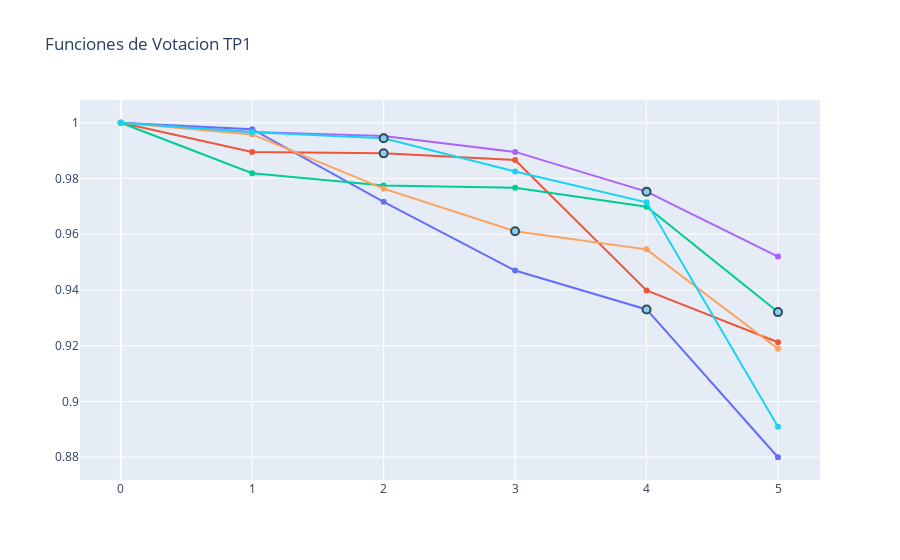

Here is the notebook cell this chart was saved with:
### Markdown cell above
Finalmente, graficamos las funciones de votacion para cada una de estas bases de datos marcando el ranking obtenido por el organismos que sabemos es TP

### Code cell
# Graficas TP1
index_TP1=[i for i in range(len(list_of_TP)) if len(list_of_TP[i]) == 1]
list_TP1 = [list_of_TP[i] for i in index_TP1]
list_voting_1=[lists_voting[i] for i in index_TP1]
graph_voting_functions(list_voting_1,list_TP1)

### Figure 1 — Plotly figure (JSON) as saved in the notebook; plotly's stock layout.template omitted (floating-point values rounded to 4 significant figures)
{"data": [{"name": "('insidiosus_ATCC_10253',)", "showlegend": false, "type": "scatter", "x": [0, 1, 2, 3, 4, 5], "y": [1, 0.9977, 0.9716, 0.947, 0.933, 0.88]}, {"name": "('subsp_michi_contigs',)", "showlegend": false, "type": "scatter", "x": [0, 1, 2, 3, 4, 5], "y": [1, 0.9895, 0.989, 0.9866, 0.9399, 0.9212]}, {"name": "('tessellarius_ATCC_33566',)", "showlegend": false, "type": "scatter", "x": [0, 1, 2, 3, 4, 5], "y": [1, 0.9819, 0.9775, 0.9767, 0.9699, 0.9321]}, {"name": "('subsp_nebraskensis_419B',)", "showlegend": false, "type": "scatter", "x": [0, 1, 2, 3, 4, 5], "y": [1, 0.9967, 0.9952, 0.9895, 0.9753, 0.952]}, {"name": "('subsp_capsici_1101',)", "showlegend": false, "type": "scatter", "x": [0, 1, 2, 3, 4, 5], "y": [1, 0.9958, 0.9764, 0.9611, 0.9546, 0.9189]}, {"name": "('subsp_sepedonicus_ATCC33113',)", "showlegend": false, "type": "scatter", "x": [0, 1, 2, 3, 4, 5], "y": [1, 0.9966, 0.9945, 0.9825, 0.9715, 0.8909]}, {"marker": {"color": "LightSkyBlue", "line": {"color": "DarkSlateGrey", "width": 2}, "size": 8}, "mode": "markers", "name": "TP", "showlegend": false, "type": "scatter", "x": [4], "y": [0.933]}, {"marker": {"color": "LightSkyBlue", "line": {"color": "DarkSlateGrey", "width": 2}, "size": 8}, "mode": "markers", "name": "TP", "showlegend": false, "type": "scatter", "x": [2], "y": [0.989]}, {"marker": {"color": "LightSkyBlue", "line": {"color": "DarkSlateGrey", "width": 2}, "size": 8}, "mode": "markers", "name": "TP", "showlegend": false, "type": "scatter", "x": [5], "y": [0.9321]}, {"marker": {"color": "LightSkyBlue", "line": {"color": "DarkSlateGrey", "width": 2}, "size": 8}, "mode": "markers", "name": "TP", "showlegend": false, "type": "scatter", "x": [4], "y": [0.9753]}, {"marker": {"color": "LightSkyBlue", "line": {"color": "DarkSlateGrey", "width": 2}, "size": 8}, "mode": "markers", "name": "TP", "showlegend": false, "type": "scatter", "x": [3], "y": [0.9611]}, {"marker": {"color": "LightSkyBlue", "line": {"color": "DarkSlateGrey", "width": 2}, "size": 8}, "mode": "markers", "name": "TP", "showlegend": false, "type": "scatter", "x": [2], "y": [0.9945]}], "layout": {"autosize": true, "title": {"text": "Funciones de Votacion TP1"}, "xaxis": {"autorange": true, "range": [-0.2979, 5.304], "type": "linear"}, "yaxis": {"autorange": true, "range": [0.8701, 1.01], "type": "linear"}}}
